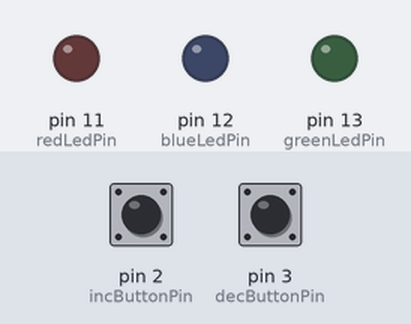
A sketch run on a simulated Arduino Uno, built with avr-gcc and run on an emulated ATmega328P. On the bench: output pins drawn as LEDs (lit = HIGH). The test bench sets the inputs (shaded band); at power-on: pin 2 (incButtonPin) LOW, pin 3 (decButtonPin) LOW.

Above: at 1.2 s.
1.3 s: pin 2 (incButtonPin) pulled HIGH for 0.15 s
At 1.6 s:
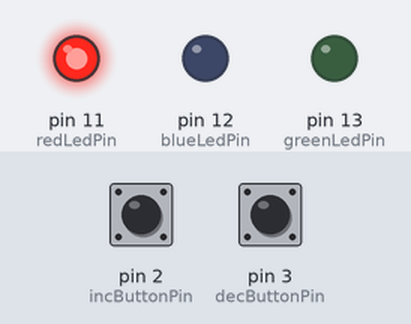
2.9 s: pin 2 (incButtonPin) pulled HIGH for 1 s
At 4.0 s:
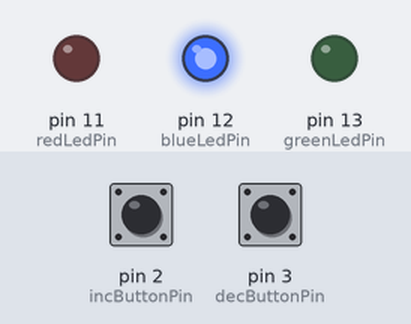
5.4 s: pin 2 (incButtonPin) pulled HIGH for 0.15 s
At 5.9 s:
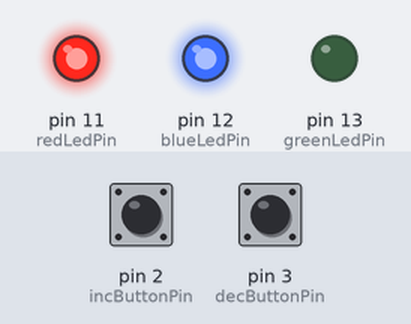
7.0 s: pin 2 (incButtonPin) pulled HIGH for 3.2 s
At 8.3 s:
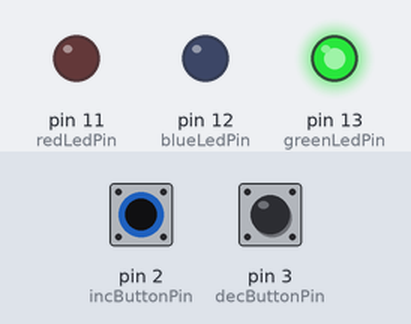
11.7 s: pin 2 (incButtonPin) pulled HIGH for 0.15 s
At 12.9 s:
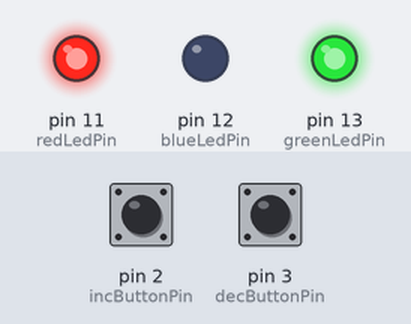
13.3 s: pin 2 (incButtonPin) pulled HIGH for 1 s
At 14.3 s:
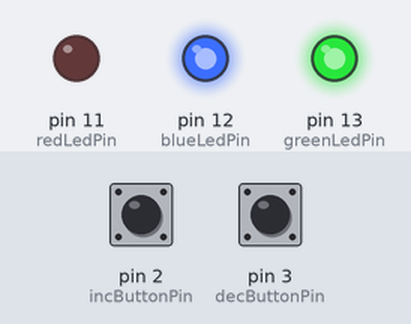
Timing chart, 0 to 16.3 s (numbered marks = the images above; inputs shaded):
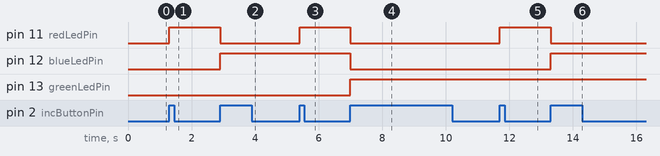

Measured:
- after the input at 1.3 s, pin 11 (redLedPin): LOW → HIGH at once
- after the input at 2.9 s, pin 11 (redLedPin): HIGH → LOW at once; pin 12 (blueLedPin): LOW → HIGH at once
- after the input at 5.4 s, pin 11 (redLedPin): LOW → HIGH at once
- after the input at 7.0 s, pin 11 (redLedPin), pin 12 (blueLedPin): HIGH → LOW at once; pin 13 (greenLedPin): LOW → HIGH at once
- after the input at 11.7 s, pin 11 (redLedPin): LOW → HIGH at once
- after the input at 13.3 s, pin 11 (redLedPin): HIGH → LOW at once; pin 12 (blueLedPin): LOW → HIGH at once

The sketch:

malnim3Lab2.ino
```cpp
//Link to YouTube Video: https://youtu.be/S5SeVBpgC7E
// Mashel Al-Nimer
// malnim3
// 658699977
// Lab 2
const int incButtonPin = 2; // Button for increasing count
const int decButtonPin = 3; // Button for decreasing count
const int greenLedPin =  13; // 2^2
const int redLedPin = 11; // 2^0
const int blueLedPin = 12; //2^1

int count = 0; // counter
boolean incButtonState = 0; // state of increasing button
boolean decButtonState = 0; // state of decreasing button
boolean currInc = 0; // what digital reading gives us for decreasing button
boolean currDec = 0; // what digital reading gives us for decreasing button

//Defining what are the outputs and inputs
void setup() {
  // initialize the LED pin as an output:
  pinMode(redLedPin, OUTPUT);
  pinMode(greenLedPin, OUTPUT);
  pinMode(blueLedPin, OUTPUT);
  pinMode(incButtonPin, INPUT);
  pinMode(decButtonPin, INPUT);

}

void loop() {
  currInc = digitalRead(incButtonPin);
  currDec = digitalRead(decButtonPin);

  //Checks for which button was clicked
  if (currInc != incButtonState && currInc == 1 && count < 7) {
    count += 1;
  }
  if(currDec != decButtonState && currDec == 1 && count > 0 ){
    count -= 1;
  }

  //Lights up different LED's depending on value of count
  if(count % 2 == 1){
    digitalWrite(redLedPin,HIGH);
    }else{
      digitalWrite(redLedPin, LOW);
      }
  if(count > 3){
    digitalWrite(greenLedPin,HIGH);
    }else{
      digitalWrite(greenLedPin,LOW);
      }
  if(count > 1 && count != 4 && count!= 5){
    digitalWrite(blueLedPin,HIGH);
    }else{
      digitalWrite(blueLedPin,LOW);
      }

  incButtonState = currInc;
  decButtonState = currDec;
}
```
